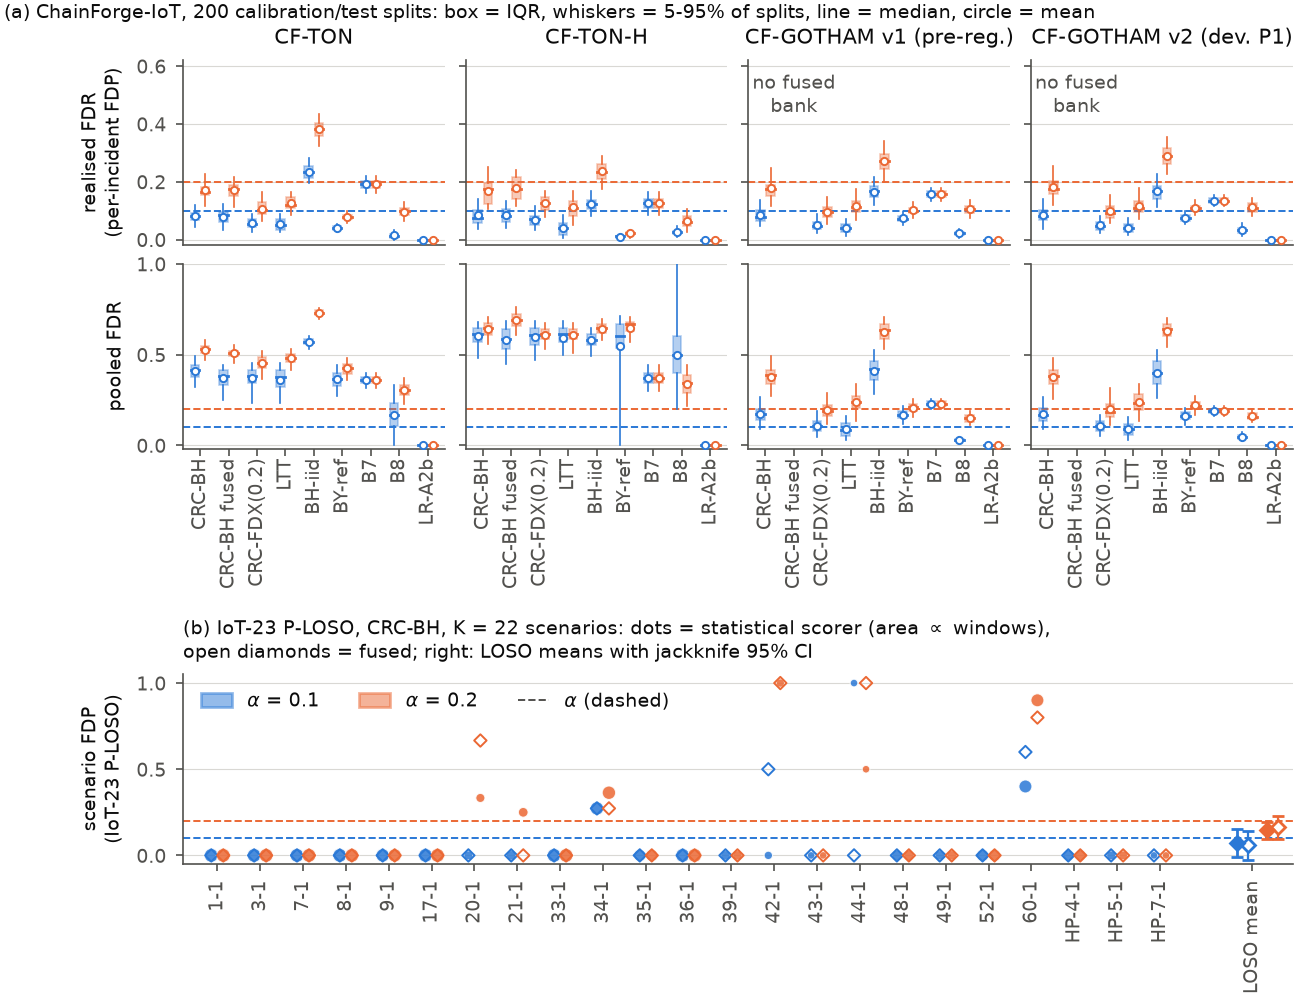

Python code for this plot:
#!/usr/bin/env python
"""Fig. 3 -- validity (E1, E11). (a) realised FDR over 200 calibration/test splits on CF-TON, CF-TON-H, CF-GOTHAM for
every method, on both estimands (mean per-incident FDP / pooled FDR), alpha in {0.1, 0.2}; (b) IoT-23 P-LOSO
per-scenario FDP with the LOSO mean and its delete-one-scenario jackknife interval. Owner: P2-G.

  .venv/bin/python -I P2_CertiChain/figures/fig3_validity.py
Reads results/exp/E1 (cells), results/exp/E11/iot23/loso, results/summary/primary1_validity{,_v2}.json.
"""
from __future__ import annotations

import json
import sys
from pathlib import Path

import numpy as np
import polars as pl

sys.path.insert(0, str(Path(__file__).resolve().parent))
import _style as S  # noqa: E402
from certichain.eval import experiments as X  # noqa: E402

# column order (P2-X, 19 Oct; review B5): the pre-registered CF-GOTHAM v1 before the post-PREREG v2 (deviation P1)
DSETS = [("cf_ton", "CF-TON", "S_TON"), ("cf_ton_h", "CF-TON-H", "S_TON_H"),
         ("cf_gotham", "CF-GOTHAM v1 (pre-reg.)", "S_GOT"), ("cf_gotham_v2", "CF-GOTHAM v2 (dev. P1)", "S_GOT2")]
METHODS = [("crc_bh", "stat", "CRC-BH"), ("crc_bh", "fuse_s0", "CRC-BH fused"), ("crc_fdx020", "stat", "CRC-FDX(0.2)"),
           ("ltt", "stat", "LTT"), ("bh_iid", "stat", "BH-iid"), ("by_ref", "stat", "BY-ref"), ("b7", "stat", "B7"),
           ("b8", "stat", "B8"), ("lr_a2b", "stat", "LR-A2b")]
ALPHAS = (0.1, 0.2)


def cell_frame(idx: pl.DataFrame, ds: str, sid: str, method: str, alpha: float) -> pl.DataFrame | None:
    sub = idx.filter((pl.col("ds") == ds) & (pl.col("scorer_id") == sid) & (pl.col("method") == method)
                     & ((pl.col("alpha") - alpha).abs() < 1e-9))
    if not sub.height:
        return None
    return pl.read_parquet(Path(sub["path"][0]) / "per_split.parquet")


def main() -> None:
    S.setup()
    import matplotlib.pyplot as plt
    from matplotlib.gridspec import GridSpec
    from matplotlib.lines import Line2D
    from matplotlib.patches import Patch
    idx = X.collect("E1")
    fig = plt.figure(figsize=(S.DCOL, 4.7))
    outer = GridSpec(2, 1, figure=fig, height_ratios=[2.05, 1.0], hspace=0.78, top=0.955, bottom=0.10)
    gs = outer[0].subgridspec(2, len(DSETS), hspace=0.10, wspace=0.08)
    present = {}
    for r, (metric, ylab) in enumerate((("fdr", "realised FDR\n(per-incident FDP)"), ("pooled_fdr", "pooled FDR"))):
        for c, (ds, name, scorer) in enumerate(DSETS):
            ax = fig.add_subplot(gs[r, c])
            pos = 0
            ticks, labels = [], []
            for m, kind, lab in METHODS:
                sid = f"{scorer}.{kind}"
                for j, a in enumerate(ALPHAS):
                    df = cell_frame(idx, ds, sid, m, a)
                    x = pos + (j - 0.5) * 0.36
                    if df is None:
                        continue
                    present[(ds, m, kind)] = True
                    v = df[metric].to_numpy().astype(float)
                    v = v[np.isfinite(v)]
                    q05, q25, q50, q75, q95 = np.quantile(v, [0.05, 0.25, 0.5, 0.75, 0.95])
                    col = S.ALPHA_COLORS[a]
                    ax.add_patch(plt.Rectangle((x - 0.15, q25), 0.30, max(q75 - q25, 1e-4), facecolor=col, alpha=0.35,
                                               edgecolor=col, lw=0.6, zorder=3))
                    ax.plot([x, x], [q05, q25], color=col, lw=0.6, zorder=3)
                    ax.plot([x, x], [q75, q95], color=col, lw=0.6, zorder=3)
                    ax.plot([x - 0.15, x + 0.15], [q50, q50], color=col, lw=1.0, zorder=4)
                    ax.plot([x], [v.mean()], marker="o", ms=2.6, mfc="white", mec=col, mew=0.7, zorder=5)
                ticks.append(pos)
                labels.append(lab)
                pos += 1
            for a in ALPHAS:
                S.alpha_line(ax, a, color=S.ALPHA_COLORS[a])
            ax.set_xlim(-0.6, pos - 0.4)
            ax.set_ylim(-0.02, 1.0 if metric == "pooled_fdr" else 0.62)
            ax.set_xticks(ticks)
            ax.set_xticklabels(labels if r == 1 else [], rotation=90, fontsize=7)
            ax.tick_params(axis="x", pad=1)
            if r == 0:
                ax.tick_params(axis="x", length=0)
                ax.set_title(name)
            if c == 0:
                ax.set_ylabel(ylab)
            else:
                ax.set_yticklabels([])
            ax.grid(axis="x", visible=False)
            if (ds, "crc_bh", "fuse_s0") not in present and r == 0:
                ax.text(1, 0.58, "no fused\nbank", ha="center", va="top", fontsize=7, color=S.INK2)
    # (b) IoT-23 P-LOSO
    ax = fig.add_subplot(outer[1])
    loso = X.exp_root("E11") / "iot23" / "loso"
    scen = None
    xs = None
    summary_pts = []
    for j, a in enumerate(ALPHAS):
        p = loso / "crc_bh__S_CF.stat" / f"a{a}"
        if not (p / "per_scenario.parquet").exists():
            continue
        per = pl.read_parquet(p / "per_scenario.parquet")
        jk = json.loads((p / "jackknife.json").read_text())
        if scen is None:
            per0 = per.with_columns(pl.col("scenario").str.replace("HP-", "HP").alias("lab"))
            order = sorted(range(per0.height), key=lambda i: (per0["scenario"][i].startswith("HP"),
                                                              float(per0["scenario"][i].split("-")[-2])
                                                              if not per0["scenario"][i].startswith("HP")
                                                              else float(per0["scenario"][i].split("-")[1])))
            scen = [per0["scenario"][i] for i in order]
            xs = np.arange(len(scen))
        pm = dict(zip(per["scenario"].to_list(), per["fdp"].to_list()))
        nw = dict(zip(per["scenario"].to_list(), per["n_windows"].to_list()))
        y = np.array([pm[s] for s in scen])
        col = S.ALPHA_COLORS[a]
        ax.scatter(xs + (j - 0.5) * 0.28, y, s=[6 + 1.6 * nw[s] for s in scen], color=col, alpha=0.85,
                   edgecolor="white", linewidth=0.4, zorder=4)
        summary_pts.append((a, jk))
    fused_pts = []
    for j, a in enumerate(ALPHAS):
        pf = loso / "crc_bh__S_CF.fuse_s0" / f"a{a}"
        if scen is not None and (pf / "per_scenario.parquet").exists():
            perf = pl.read_parquet(pf / "per_scenario.parquet")
            pmf = dict(zip(perf["scenario"].to_list(), perf["fdp"].to_list()))
            ax.scatter(xs + (j - 0.5) * 0.28, [pmf[s_] for s_ in scen], s=10, facecolor="none",
                       edgecolor=S.ALPHA_COLORS[a], linewidth=0.7, zorder=5, marker="D")
            fused_pts.append((a, json.loads((pf / "jackknife.json").read_text())))
    if scen is not None:
        xr = len(scen) + 0.8
        for j, (a, jk) in enumerate(fused_pts):
            col = S.ALPHA_COLORS[a]
            xx = xr + j * 0.7 + 0.25
            ax.errorbar([xx], [jk["estimate"]], yerr=[[jk["estimate"] - max(jk["lo"], -0.05)], [jk["hi"] - jk["estimate"]]],
                        fmt="D", ms=3.6, color=col, mfc="white", elinewidth=0.8, capsize=2, zorder=5)
        for j, (a, jk) in enumerate(summary_pts):
            col = S.ALPHA_COLORS[a]
            xx = xr + j * 0.7
            ax.errorbar([xx], [jk["estimate"]], yerr=[[jk["estimate"] - max(jk["lo"], -0.05)], [jk["hi"] - jk["estimate"]]],
                        fmt="D", ms=3.6, color=col, mfc=col, elinewidth=1.0, capsize=2, zorder=5)
        for a in ALPHAS:
            S.alpha_line(ax, a, color=S.ALPHA_COLORS[a])
        ax.set_xticks(list(xs) + [xr + 0.35])
        ax.set_xticklabels([s for s in scen] + ["LOSO mean"], rotation=90, fontsize=7)
        ax.set_xlim(-0.8, xr + 1.3)
        ax.set_ylim(-0.05, 1.05)
        ax.set_ylabel("scenario FDP\n(IoT-23 P-LOSO)")
        ax.grid(axis="x", visible=False)
        ax.set_title("(b) IoT-23 P-LOSO, CRC-BH, K = 22 scenarios: dots = statistical scorer (area $\\propto$ "
                     "windows),\nopen diamonds = fused; right: LOSO means with jackknife 95% CI", loc="left", fontsize=7)
    fig.text(0.0, 0.995, "(a) ChainForge-IoT, 200 calibration/test splits: box = IQR, whiskers = 5-95% of splits, "
             "line = median, circle = mean", fontsize=7, ha="left", va="bottom", wrap=True)
    handles = [Patch(facecolor=S.ALPHA_COLORS[a], alpha=0.5, edgecolor=S.ALPHA_COLORS[a], label=f"$\\alpha$ = {a}")
               for a in ALPHAS] + [Line2D([], [], ls="--", color=S.INK2, lw=0.7, label="$\\alpha$ (dashed)")]
    ax.legend(handles=handles, loc="upper left", ncol=3, fontsize=7)
    v = json.loads((S.RESULTS / "summary" / "primary1_validity.json").read_text())
    run = [c for c in v["cells"] if not c.get("missing")]
    pv2 = S.RESULTS / "summary" / "primary1_validity_v2.json"
    v2txt = ""
    if pv2.exists():
        v2 = json.loads(pv2.read_text())
        zc = {c["cell"]: c for c in v2["cells"]}
        z1, z2 = (zc.get(f"cf_gotham|alpha={a}|crc_bh|stats", {}).get("z") for a in (0.1, 0.2))
        v2txt = (f" Deviation-P1 family (CF-GOTHAM cells from v2 / S_GOT2, primary1_validity_v2.json): "
                 f"{v2['n_cells_run']}/{len(v2['cells'])} cells run, max z = {v2['max_standardised_excess']:.2f}, "
                 f"violations = {v2['n_violations']} (CF-GOTHAM v2 z = {z1:.2f} / {z2:.2f} at alpha = 0.1 / 0.2). The "
                 f"CF-GOTHAM fused cells are missing in both families because P2-F dropped CF-GOTHAM fusion.")
    cap = f"""Fig. 3 (validity; E1, E11). Required facts for the caption (from results/summary/E1_numbers.json, primary1_validity.json):
(a) Realised FDR over 200 random calibration/test splits (split seeds 0-199) of the cal/test pools: CF-TON K = 150 / 150 test incidents, CF-TON-H K = 100 / 100, CF-GOTHAM K = 100 / 100; statistical scorers S_TON, S_TON_H, S_GOT (CF-GOTHAM v1, the pre-registered benchmark, shown first) and S_GOT2 (CF-GOTHAM v2, regenerated without the integer-second splicing artifact: documented post-PREREG deviation P1); CRC-BH fused = M_fuse seed 0 (kappa = 0.1) where its bank exists ({', '.join(n for d, n, _ in DSETS if (d, 'crc_bh', 'fuse_s0') in present) or 'none'}). Top row: mean per-incident strict FDP (AMB counted false) = the estimand CRC-BH/FDX/LTT guarantee; bottom row: FDR pooled over each split's test incidents. Boxes = IQR of the split distribution, whiskers 5-95%, line = median, open circle = mean; dashed lines at alpha = 0.1 (blue) and 0.2 (orange). LR-A2b (like all six Lee-Ren variants) certifies nothing in every split (Prop. 2). B7/B8 use the statistical score here.
Primary endpoint 1 (pre-registered): {len(run)}/{len(v['cells'])} cells run, max standardised excess z = {v['max_standardised_excess']:.2f}, Holm violations = {v['n_violations']} (one-sided H0: FDR <= alpha, SE from the incident-pool cluster bootstrap B = 1000 x 50 splits; P-LOSO cells: jackknife SE). Missing cells: {', '.join(c['cell'] for c in v['cells'] if c.get('missing')) or 'none'}.{v2txt}
(b) IoT-23 P-LOSO (primary real-data protocol): each of the 23 scenarios is held out once, CRC calibrated on the other 22 scenarios' mean monotonised window losses; dot = scenario FDP (mean strict window FDP), area proportional to its windows; diamond = LOSO mean with the delete-one-scenario jackknife 95% interval (t_22); open markers = fused scorer S_CF fuse_s0 where available ({'yes' if fused_pts else 'not yet'}). Validity is the point there: rho_T ~ 0.91 caps STR at ~0.08.
"""
    S.save(fig, "fig3_validity", cap)
    print("fig3 written")


if __name__ == "__main__":
    main()
